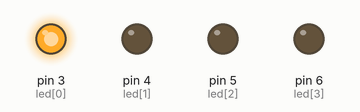
This sketch was run on a simulated Arduino Uno, built with avr-gcc and run on an emulated ATmega328P. Shown: output pins drawn as LEDs (lit = HIGH).

Above: at 0.05 s.
At 0.85 s:
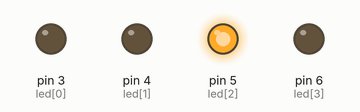
At 1.65 s:
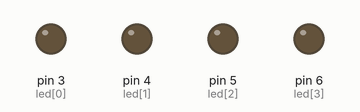
At 3.45 s:
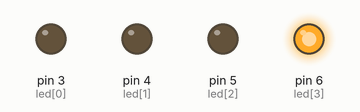
At 5.45 s:
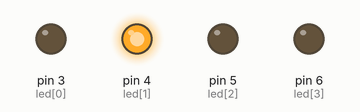
Timing chart, 0 to 5.8 s (numbered marks = the images above):
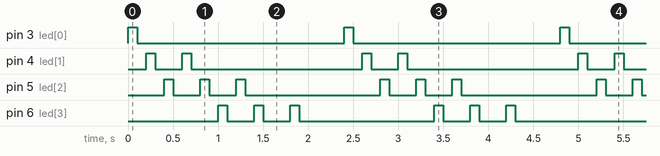

Measured:
- by itself, pin 3 (led[0]): alternates HIGH for 0.10 s and LOW for 2.3 s
- by itself, pin 4 (led[1]): repeats every 2.4 s: LOW 0.30 s, HIGH 0.10 s, LOW 1.9 s, HIGH 0.10 s
- by itself, pin 5 (led[2]), pin 6 (led[3]): repeats every 2.4 s: 2 × (LOW 0.30 s, HIGH 0.10 s), LOW 1.5 s, HIGH 0.10 s

The sketch:

ProjectThree.ino
```cpp
int led[4]={3,4,5,6};
int a;
int i;

void setup() {
  for(i=0;i<4;i++)
  {
    pinMode(led[i],OUTPUT);
  }
}

void loop() {
  for(i=0;i<4;i++)
  {
    digitalWrite(led[i],HIGH);
    delay(100);
    digitalWrite(led[i],LOW);
    delay(100);
    digitalWrite(led[i+1],HIGH);
    delay(100);
    digitalWrite(led[i+1],LOW);
    delay(100);
    digitalWrite(led[i+2],HIGH);
    delay(100);
    digitalWrite(led[i+2],LOW);
    delay(100);

  }
}
```
